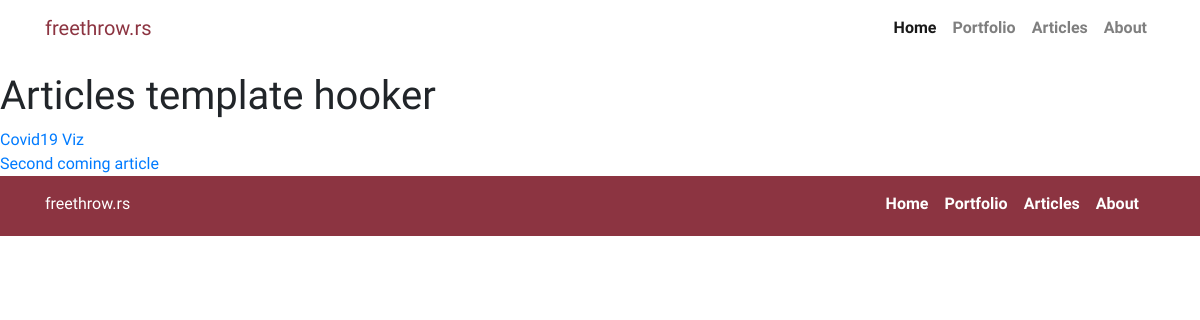
The app's page /articles/, older data.
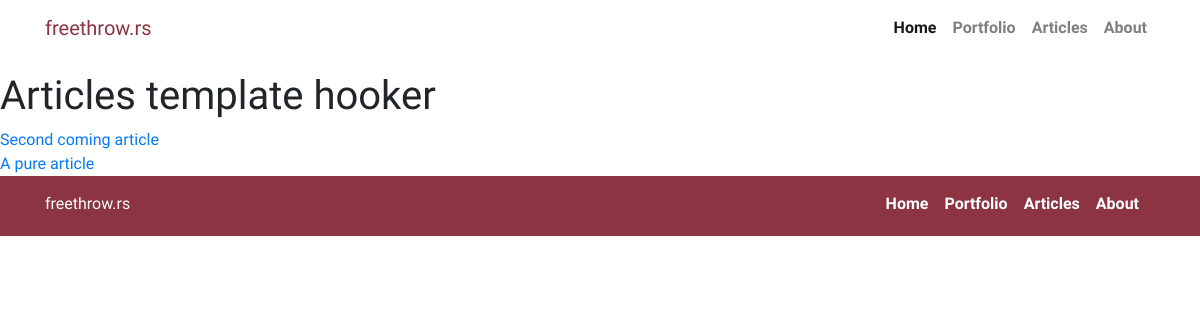
The same page, newer data.
### articles/models.py (models this page shows, shortened)
class Article(models.Model):
    title = models.CharField(max_length=200)
    body = models.TextField(blank=True, null=True)
    short = models.TextField()
    cover = models.ForeignKey('Picture', null=True, blank=True, on_delete=models.CASCADE, related_name='cover_img')
    slug = AutoSlugField(populate_from='title')
    is_portfolio = models.BooleanField(default = False)
    weigth = models.IntegerField(default = 1)
    def get_absolute_url(self):
        return reverse('article_detail', kwargs={'slug': self.slug})

### articles/views.py (the view)
# urls.py: path('articles/', ArticleListView.as_view(), name='articles'),
class ArticleListView(ListView):
    model = Article
    queryset = Article.objects.filter(is_portfolio=False)
    template_name = 'articles.html'

### templates/articles.html (shortened to what this page needs)
{% extends 'base.html' %}
{% load cloudinary %}
{% load markdown_deux_tags %}
{% block content %}
    <h1>Articles template hooker</h1>
    {% for article in object_list %}
    <article>
        <a href="{{ article.get_absolute_url }}">{{ article.title }}</a>
    </article>
    {% endfor %}
    {% endblock content %}

Row changes from the older to the newer data that the page shows:
no longer on this page (row edited): Article: title "Covid19 Viz"
added Article: title "A pure article"
